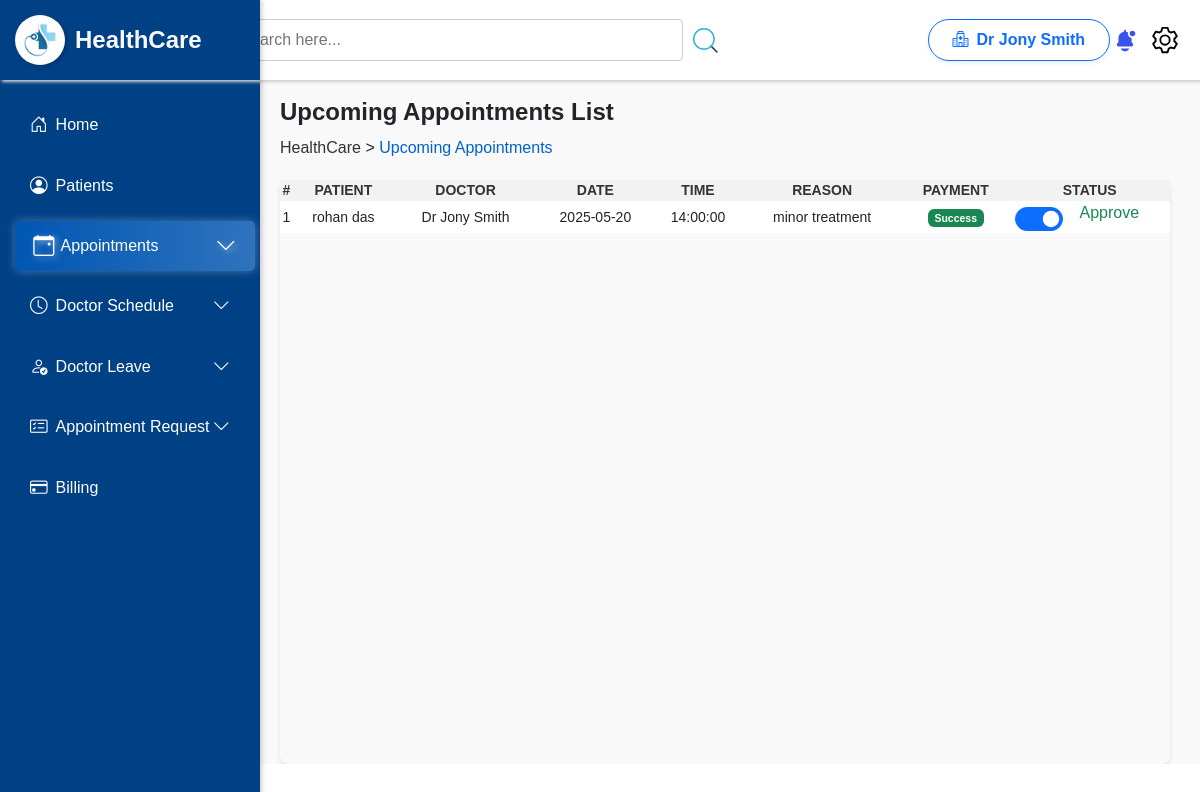
/Healthcare_manage/doctor/UpcomingAppointment.php (signed in), run on the app's committed database.
### tables this page shows
CREATE TABLE `doctors` (
  `doctor_id` int(5) NOT NULL,
  `doctor_name` varchar(50) NOT NULL,
  `specilization` varchar(100) NOT NULL,
  `consultancy_fee` decimal(5,0) NOT NULL,
  `dob` date NOT NULL,
  `gender` varchar(50) NOT NULL,
  `address` varchar(255) NOT NULL,
  `email` varchar(255) NOT NULL,
  `contact` decimal(10,0) NOT NULL,
  `username` varchar(50) NOT NULL,
  `password` varchar(255) NOT NULL,
  `photo` varchar(255) NOT NULL,
  `status` varchar(50) NOT NULL DEFAULT 'Active',
  `create_at` datetime NOT NULL DEFAULT current_timestamp()
);

CREATE TABLE `appointments` (
  `appoint_id` int(5) NOT NULL,
  `patient_id` int(5) NOT NULL,
  `doctor_id` int(5) NOT NULL,
  `payment_id` int(11) NOT NULL,
  `appointment_date` date NOT NULL,
  `appointment_time` time NOT NULL,
  `reason` varchar(300) NOT NULL,
  `status` varchar(10) NOT NULL DEFAULT 'Approve',
  `create_at` datetime NOT NULL DEFAULT current_timestamp()
);

CREATE TABLE `patients` (
  `patient_id` int(5) NOT NULL,
  `patient_name` varchar(100) NOT NULL,
  `gender` varchar(10) NOT NULL,
  `dob` date NOT NULL,
  `email` varchar(255) NOT NULL,
  `contact` decimal(10,0) NOT NULL,
  `username` varchar(100) NOT NULL,
  `password` varchar(255) NOT NULL,
  `status` varchar(50) NOT NULL DEFAULT 'Active',
  `create_at` datetime NOT NULL DEFAULT current_timestamp()
);

### Healthcare_manage/doctor/UpcomingAppointment.php (the view, shortened to what this page needs)
<?php
$conn = connection();
$duname = $_SESSION['doctor'];
$query2 = mysqli_query($conn, "SELECT * FROM doctors where username='$duname'");
$doctor = mysqli_fetch_assoc($query2);
$did = $doctor["doctor_id"];
?>
<!DOCTYPE html>
<html lang="en">
<head>
    <link rel="stylesheet" href="./style/upcominappointment.css">
    <link rel="stylesheet" href="https://cdn.datatables.net/1.11.5/css/jquery.dataTables.min.css" />
    <link rel="stylesheet" href="https://cdn.datatables.net/2.2.2/css/dataTables.dataTables.css" />
    <link rel="stylesheet" href="https://cdn.datatables.net/buttons/3.2.2/css/buttons.dataTables.css" />
    <link href="https://cdn.jsdelivr.net/npm/bootstrap@5.3.3/dist/css/bootstrap.min.css" rel="stylesheet">
    <link rel="stylesheet" href="https://cdn.jsdelivr.net/npm/bootstrap-icons/font/bootstrap-icons.css">
</head>
<body>
    <?php include_once("./Navbar.php"); ?>
    <?php include_once("./admin_header.php"); ?>
    <div class="content">
        <div class="header-list">
            <div class="left pt-4">
                <h4 class="fw-bold">Upcoming Appointments List</h4>
                <p style="margin-top:10px;"><a href="./Dashboard.php"> HealthCare </a> > <span> Upcoming Appointments </span></p>
            </div>
        </div>
        <div class="container">
            <div class="table-container">
                <table id="myTable" class="nowrap">
                    <thead>
                        <tr>
                            <th class="text-center">#</th>
                            <th class="text-center">Patient</th>
                            <th class="text-center">Doctor</th>
                            <th class="text-center">Date</th>
                            <th class="text-center">Time</th>
                            <th class="text-center">Reason</th>
                            <th class="text-center">Payment</th>
                            <th class="text-center">Status</th>
                        </tr>
                    </thead>
                    <tbody>
                        <?php
                        $query3 = mysqli_query($conn, "SELECT * FROM appointments
    WHERE (appointment_date > CURDATE()
        OR (appointment_date = CURDATE() AND appointment_time > CURTIME()))
    AND doctor_id = $did
    ORDER BY appointment_date ASC, appointment_time ASC
");
                        while ($appointment = mysqli_fetch_assoc($query3)) { ?>
                            <tr>
                                <td><?php echo $appointment["appoint_id"]; ?></td>
                                <td><?php
                                    $p_id = $appointment["patient_id"];
                                    $pt = mysqli_query($conn, "SELECT * FROM patients WHERE patient_id = $p_id");
                                    $pdata = mysqli_fetch_assoc($pt);
                                    echo $pdata["patient_name"];
                                    ?>
                                </td>
                                <td><?php echo $doctor["doctor_name"]; ?></td>
                                <td><?php echo $appointment["appointment_date"]; ?></td>
                                <td><?php echo $appointment["appointment_time"]; ?></td>
                                <td><?php echo $appointment["reason"]; ?></td>
                                <td>
                                    <?php
                                    $payment_id = $appointment["payment_id"];
                                    $query7 = mysqli_query($conn, "SELECT * FROM payments WHERE payment_id=$payment_id");
                                    $payments = mysqli_fetch_assoc($query7);
                                    if ($payments["status"] == "PAID") {
                                        echo ' <span class="badge bg-success">Success</span>';
                                    } else {
                                        echo ' <span class="badge bg-danger">Failed</span>';
                                    }
                                    ?>
                                </td>
                                <td>
                                    <form method="post" class="d-flex justify-content-center">
                                        <div class="form-check form-switch">
                                            <input class="form-check-input fs-4 p-1 " type="checkbox" id="switch<?= $appointment["appoint_id"] ?>" onchange="this.form.submit()" name="status"
                                                <?php if ($appointment["status"] == "Approve") { ?> checked <?php } ?>>
                                            <label class="form-check-label ms-1 fs-6" for="switch<?= $receptionist["status"] ?>">
                                                <?php echo ($appointment["status"] == "Approve") ? '<span class="text-success">Approve</span>' : '<span class="text-danger">Disapprove</span>'; ?>
                                            </label>
                                        </div>
                                    </form>
                                </td>
                            </tr>
                        <?php } ?>
                    </tbody>
                </table>
            </div>
        </div>
    </div>
</body>
</html>

### Healthcare_manage/doctor/admin_header.php (shortened to what this page needs)
<?php
$conn = connection();
$duname = $_SESSION['doctor'];
$query2 = mysqli_query($conn, "SELECT * FROM doctors where username='$duname'");
$doctor = mysqli_fetch_assoc($query2);
?>
<!DOCTYPE html>
<html lang="en">
<head>
</head>
<body>
    <div class="box">
        <div class="search-container">
            <input type="search" class="search-bar" id="search-bar" placeholder="Search here...">
            <img src="./../assets/images/search.svg" height="25" id="search-button">
        </div>
        <div class="d-flex align-items-center">
            <a class="btn btn-outline-primary d-flex align-items-center px-4 py-2 rounded-pill shadow-sm fw-bold">
                <i class="bi bi-hospital me-2"></i>
                <span><?= $doctor["doctor_name"] ?></span>
            </a>
        </div>
        <div class="icons">
            <img src="./../assets/images/notification.svg" alt="Notification" class="icon" id="notification">
            <img src="./../assets/images/setting.svg" alt="Settings" class="icon" id="setting">
        </div>
    </div>
</body>
</html>

### Healthcare_manage/doctor/style/upcominappointment.css (style rules this page uses)
.content { margin-left: 250px; padding: 0 10px; overflow-x: hidden; background-color: #f9f9f9; }
.header-list { height: 10vh; width: 100%; display: flex; align-items: center; justify-content: space-between; padding: 50px 10px; }
.left, .right { align-items: center; }
.left { flex-grow: 1; padding: 10px; }
.left a { text-decoration: none; color: #333; }
.left span { color: #0063cc; }
.content .container { min-height: 73vh; width: 100%; padding: 0px 20px; background-color: #f9f9f9; border-radius: 8px; display: flex; }
.table-container { width: 100%; border-radius: 8px; box-shadow: 0 2px 4px rgba(0, 0, 0, 0.1); }
table { min-width: 100%; border-collapse: collapse; background-color: #fff; }
thead { background-color: #f2f2f2; }
th, td { text-align: center; font-size: 14px; }
th { text-transform: uppercase; color: #333; background-color: #f2f2f2; }

### Healthcare_manage/doctor/style/Navbar.css (style rules this page uses)
* { margin: 0; padding: 0; box-sizing: border-box; font-family: Arial, sans-serif; }

### Healthcare_manage/doctor/admin_header.php (style rules this page uses)
.box { width: 100%; display: flex; justify-content: center; align-items: center; padding: 0 20px; background-color: #fff; height: 10vh; box-shadow: 2px 2px 3px rgb(206, 206, 206); }
.search-container { height: 100%; width: 100%; display: flex; justify-content: center; align-items: center; flex: 1; gap: 10px; min-width: 280px; }
.search-container #search-button { border: none; cursor: pointer; }
.search-bar { width: 50%; padding: 8px 10px; font-size: 16px; border: 1px solid #ccc; border-radius: 4px; outline: none; }
.icons { height: 100%; display: flex; justify-content: space-around; align-items: center; gap: 10px; flex-shrink: 0; }
.icon { width: 30px; height: 30px; cursor: pointer; }
.box { position: sticky; top: 0; z-index: 1; }

### data on the page
doctors: doctor_name "Dr Jony Smith"
appointments: appoint_id "1", patient.patient_name "rohan das", doctor.doctor_name "Dr Jony Smith", appointment_date "2025-05-20", appointment_time "14:00:00", reason "minor treatment", status "☑", shows "Approve"
